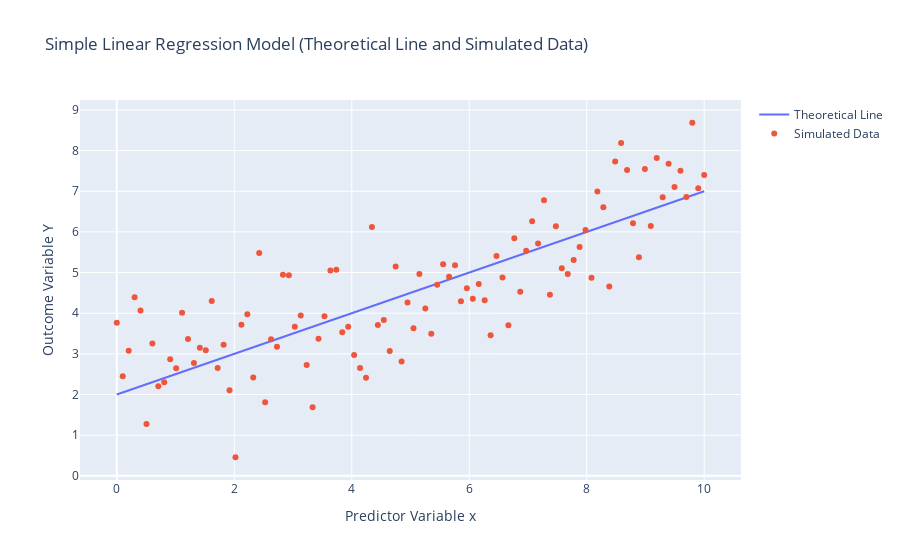

Notebook code cell kept with this figure:
### Markdown cell above
Q1
Y=beta0+beta1x+sigma
Y:outcome variable
x:predictor
beta0:intercept
beta1:slope
sigma:error

### Code cell
import numpy as np
import plotly.graph_objects as go
from scipy.stats import norm

# Set random seed for reproducibility
np.random.seed(0)

# Parameters for the model
n = 100  # number of data points
beta0 = 2  # intercept
beta1 = 0.5  # slope
sigma = 1  # standard deviation of the error term

# Generate predictor variable x uniformly
x = np.linspace(0, 10, n)

# Generate random errors from a normal distribution with mean 0 and standard deviation sigma
errors = norm.rvs(0, sigma, n)

# Generate outcome variable Y according to the linear model
Y = beta0 + beta1 * x + errors

# Create plotly figure
fig = go.Figure()

# Add the "theoretical" line (without noise)
fig.add_trace(go.Scatter(x=x, y=beta0 + beta1 * x, mode='lines', name='Theoretical Line'))

# Add simulated data points
fig.add_trace(go.Scatter(x=x, y=Y, mode='markers', name='Simulated Data'))

# Customize layout
fig.update_layout(
    title="Simple Linear Regression Model (Theoretical Line and Simulated Data)",
    xaxis_title="Predictor Variable x",
    yaxis_title="Outcome Variable Y"
)

fig.show()
